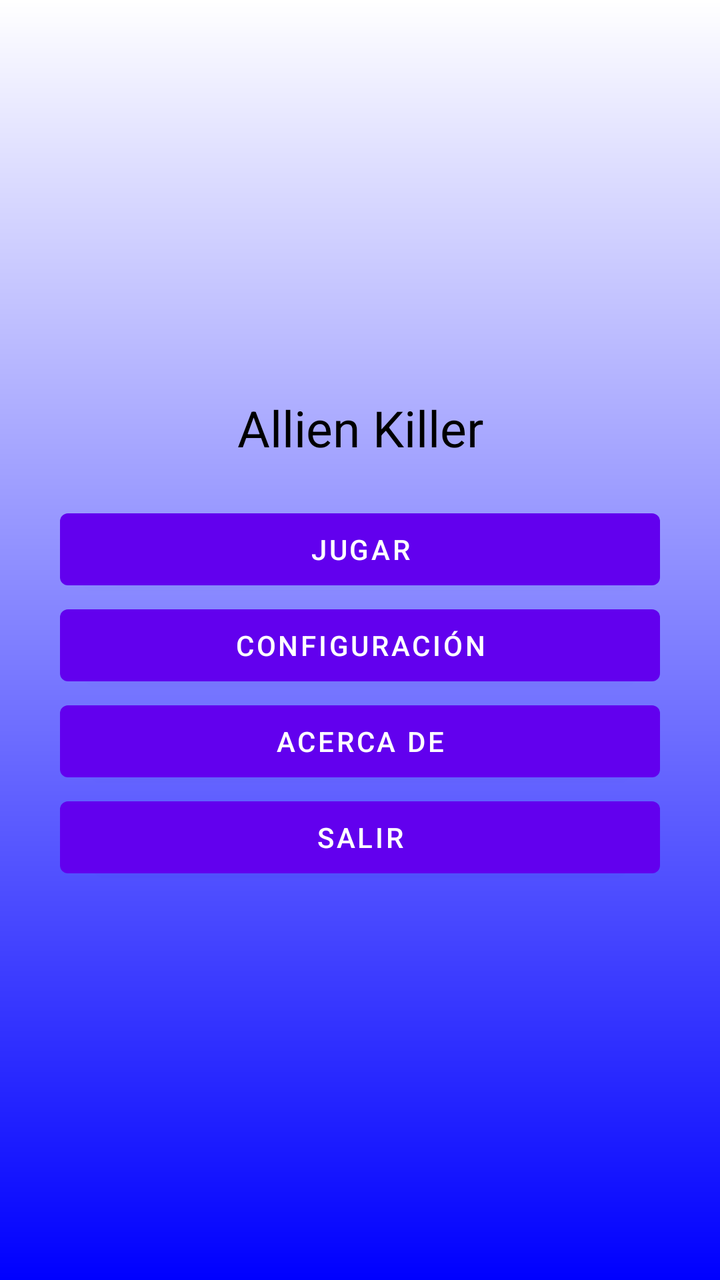
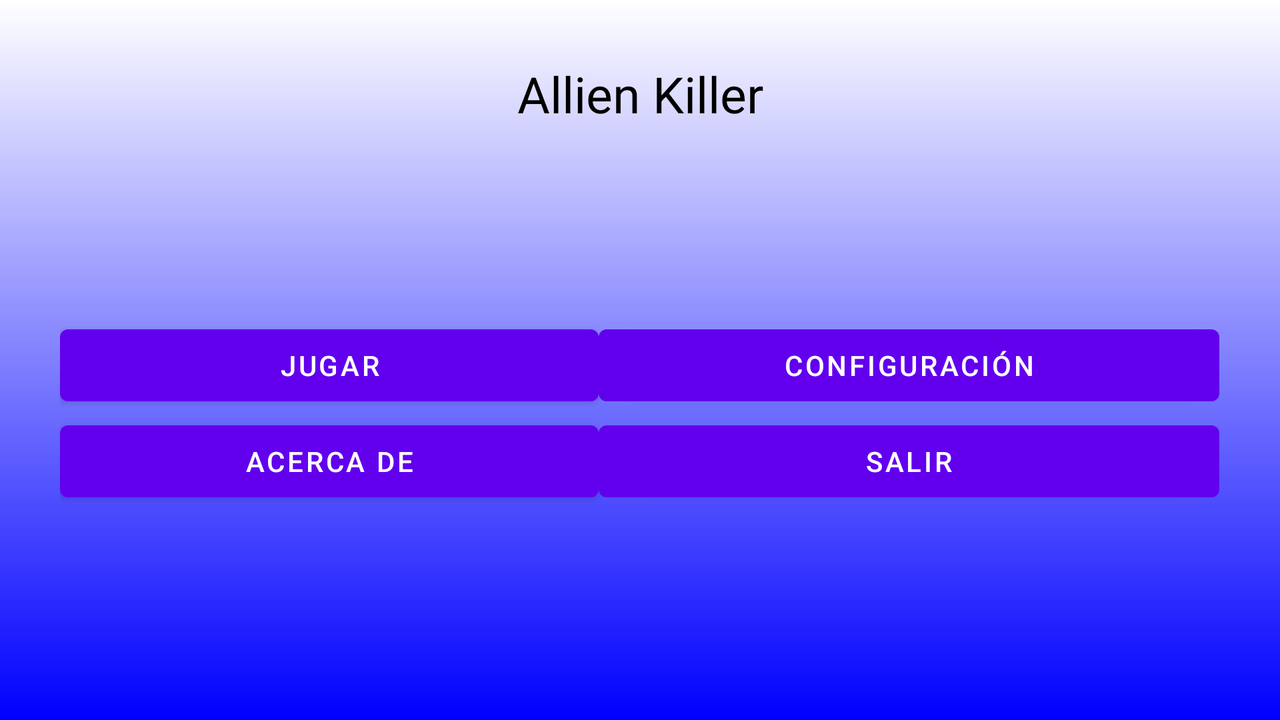

An Android layout and its configuration variant, each rendered on a device that would load it. The default file and the variant file are quoted in full after the pictures.
<!-- AndroidManifest.xml: fallback theme Theme.MaterialComponents.DayNight.NoActionBar -->
<!-- res/layout/main.xml -->
<?xml version="1.0" encoding="utf-8"?>
<LinearLayout xmlns:android="http://schemas.android.com/apk/res/android"
    android:orientation="vertical"
    android:layout_width="fill_parent"
    android:layout_height="fill_parent"
    android:gravity="center"
    android:padding="30dip" 
    android:background="@drawable/gradient">

    <TextView
        android:layout_width="fill_parent"
        android:layout_height="wrap_content"
        android:text="@string/title" 
        android:gravity="center"
        android:textSize="25sp"
        android:textColor="#000000"
        android:layout_marginBottom="20dip"/>
    
    <Button android:id="@+id/button1"
        android:layout_height="wrap_content"
        android:layout_width="fill_parent"
        android:text="@string/play" />
    
    <Button android:id="@+id/button2"
        android:layout_height="wrap_content"
        android:layout_width="fill_parent"
        android:text="@string/config" />
    
    <Button android:id="@+id/button3"
        android:layout_height="wrap_content"
        android:layout_width="fill_parent"
        android:text="@string/about" />
    
    <Button android:id="@+id/button4"
        android:layout_height="wrap_content"
        android:layout_width="fill_parent"
        android:text="@string/exit" />

</LinearLayout>
<!-- resources referenced by this layout -->
<resources>
  <!-- drawable gradient (drawable) -->
  <?xml version="1.0" encoding="utf-8"?>
  <shape xmlns:android="http://schemas.android.com/apk/res/android" >
      <gradient 
          android:startColor="#FFFFFF"
          android:endColor="#0000FF"
          android:angle="270" />
  
  </shape>
  <string name="about">Acerca de</string>
  <string name="config">Configuración</string>
  <string name="exit">Salir</string>
  <string name="play">Jugar</string>
  <string name="title">Allien Killer</string>
</resources>
<!-- res/layout-land/main.xml (the repository's variant of the layout above) -->
<!-- drawn on the phone turned sideways -->
<?xml version="1.0" encoding="utf-8"?>
<LinearLayout xmlns:android="http://schemas.android.com/apk/res/android"
    android:orientation="vertical"
    android:layout_width="fill_parent"
    android:layout_height="fill_parent"
    android:gravity="center"
    android:padding="30dip" 
    android:background="@drawable/gradient" >

    <TextView
        android:layout_width="fill_parent"
        android:layout_height="wrap_content"
        android:text="@string/title" 
        android:gravity="center"
        android:textSize="25sp"
        android:textColor="#000000"
        android:layout_marginBottom="20dip"/>

    <TableLayout
        android:id="@+id/tableLayout1"
        android:layout_width="fill_parent"
        android:layout_height="fill_parent"
        android:gravity="center"
        android:stretchColumns="*" >
	    <TableRow>
		    <Button android:id="@+id/button1"
		        android:layout_height="wrap_content"
		        android:layout_width="fill_parent"
		        android:text="@string/play" />
		    
		    <Button android:id="@+id/button2"
		        android:layout_height="wrap_content"
		        android:layout_width="fill_parent"
		        android:text="@string/config" />
		</TableRow>
		<TableRow >
		    <Button android:id="@+id/button3"
		        android:layout_height="wrap_content"
		        android:layout_width="fill_parent"
		        android:text="@string/about" />
		    
		    <Button android:id="@+id/button4"
		        android:layout_height="wrap_content"
		        android:layout_width="fill_parent"
		        android:text="@string/exit" />
		</TableRow>
	</TableLayout>
</LinearLayout>
